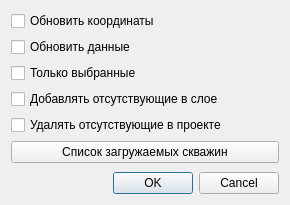
<?xml version="1.0" encoding="UTF-8"?>
<ui version="4.0">
 <class>RefreshSetup</class>
 <widget class="QDialog" name="RefreshSetup">
  <property name="geometry">
   <rect>
    <x>0</x>
    <y>0</y>
    <width>289</width>
    <height>205</height>
   </rect>
  </property>
  <property name="windowTitle">
   <string>Обновление данных</string>
  </property>
  <layout class="QGridLayout" name="gridLayout">
   <item row="5" column="0">
    <widget class="QPushButton" name="btnOpenBrowser">
     <property name="text">
      <string>Список загружаемых скважин</string>
     </property>
    </widget>
   </item>
   <item row="4" column="0">
    <widget class="QCheckBox" name="mDeleteMissingCheckBox">
     <property name="text">
      <string>Удалять отсутствующие в проекте</string>
     </property>
    </widget>
   </item>
   <item row="0" column="0">
    <widget class="QCheckBox" name="mKoordsCheckBox">
     <property name="text">
      <string>Обновить координаты</string>
     </property>
    </widget>
   </item>
   <item row="3" column="0">
    <widget class="QCheckBox" name="mAddMissingCheckBox">
     <property name="text">
      <string>Добавлять отсутствующие в слое</string>
     </property>
    </widget>
   </item>
   <item row="1" column="0">
    <widget class="QCheckBox" name="mDataCheckBox">
     <property name="text">
      <string>Обновить данные</string>
     </property>
    </widget>
   </item>
   <item row="2" column="0">
    <widget class="QCheckBox" name="mSelectedCheckBox">
     <property name="text">
      <string>Только выбранные</string>
     </property>
    </widget>
   </item>
   <item row="6" column="0">
    <spacer name="verticalSpacer">
     <property name="orientation">
      <enum>Qt::Vertical</enum>
     </property>
     <property name="sizeHint" stdset="0">
      <size>
       <width>268</width>
       <height>11</height>
      </size>
     </property>
    </spacer>
   </item>
   <item row="7" column="0">
    <widget class="QDialogButtonBox" name="buttonBox">
     <property name="orientation">
      <enum>Qt::Horizontal</enum>
     </property>
     <property name="standardButtons">
      <set>QDialogButtonBox::Cancel|QDialogButtonBox::Ok</set>
     </property>
    </widget>
   </item>
  </layout>
 </widget>
 <resources/>
 <connections>
  <connection>
   <sender>buttonBox</sender>
   <signal>accepted()</signal>
   <receiver>RefreshSetup</receiver>
   <slot>accept()</slot>
   <hints>
    <hint type="sourcelabel">
     <x>257</x>
     <y>195</y>
    </hint>
    <hint type="destinationlabel">
     <x>157</x>
     <y>204</y>
    </hint>
   </hints>
  </connection>
  <connection>
   <sender>buttonBox</sender>
   <signal>rejected()</signal>
   <receiver>RefreshSetup</receiver>
   <slot>reject()</slot>
   <hints>
    <hint type="sourcelabel">
     <x>279</x>
     <y>195</y>
    </hint>
    <hint type="destinationlabel">
     <x>286</x>
     <y>204</y>
    </hint>
   </hints>
  </connection>
  <connection>
   <sender>btnOpenBrowser</sender>
   <signal>clicked()</signal>
   <receiver>RefreshSetup</receiver>
   <slot>on_button_OpenBrowser()</slot>
   <hints>
    <hint type="sourcelabel">
     <x>144</x>
     <y>135</y>
    </hint>
    <hint type="destinationlabel">
     <x>144</x>
     <y>102</y>
    </hint>
   </hints>
  </connection>
 </connections>
 <slots>
  <slot>on_button_OpenBrowser()</slot>
 </slots>
</ui>
